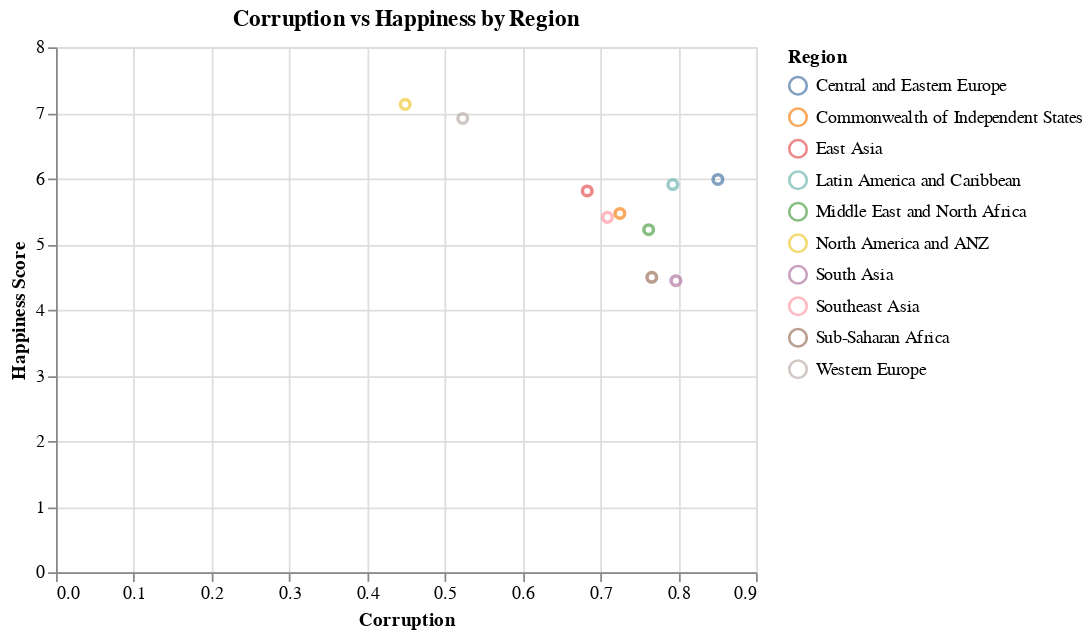

The code cell stored with this chart in its notebook:
### Code cell
alt.Chart(region_df, title='Corruption vs Happiness by Region').mark_point().encode(
    x='Corruption',
    y='Happiness Score',
    color='Region',
    tooltip=['Region', 'Happiness Score', 'Corruption']
)

### Figure 1 — Vega-Lite specification as saved in the notebook (floating-point values rounded to 4 significant figures)
{"config": {"view": {"continuousWidth": 400, "continuousHeight": 300}}, "data": {"name": "data-e355e0cba2976258a6b74d20ea2cf5af"}, "mark": "point", "encoding": {"color": {"type": "nominal", "field": "Region"}, "tooltip": [{"type": "nominal", "field": "Region"}, {"type": "quantitative", "field": "Happiness Score"}, {"type": "quantitative", "field": "Corruption"}], "x": {"type": "quantitative", "field": "Corruption"}, "y": {"type": "quantitative", "field": "Happiness Score"}}, "title": "Corruption vs Happiness by Region", "$schema": "https://vega.github.io/schema/vega-lite/v4.8.1.json", "datasets": {"data-e355e0cba2976258a6b74d20ea2cf5af": [{"Happiness Score": 5.985, "GDP": 10.11, "Life Expectancy": 68.34, "Social support": 0.887, "Freedom": 0.797, "Corruption": 0.851, "Region": "Central and Eastern Europe"}, {"Happiness Score": 5.467, "GDP": 9.402, "Life Expectancy": 65.01, "Social support": 0.872, "Freedom": 0.817, "Corruption": 0.725, "Region": "Commonwealth of Independent States"}, {"Happiness Score": 5.81, "GDP": 10.37, "Life Expectancy": 71.25, "Social support": 0.86, "Freedom": 0.764, "Corruption": 0.683, "Region": "East Asia"}, {"Happiness Score": 5.908, "GDP": 9.37, "Life Expectancy": 67.08, "Social support": 0.839, "Freedom": 0.832, "Corruption": 0.793, "Region": "Latin America and Caribbean"}, {"Happiness Score": 5.22, "GDP": 9.666, "Life Expectancy": 65.61, "Social support": 0.798, "Freedom": 0.716, "Corruption": 0.762, "Region": "Middle East and North Africa"}, {"Happiness Score": 7.129, "GDP": 10.81, "Life Expectancy": 72.33, "Social support": 0.934, "Freedom": 0.899, "Corruption": 0.449, "Region": "North America and ANZ"}, {"Happiness Score": 4.442, "GDP": 8.683, "Life Expectancy": 62.68, "Social support": 0.703, "Freedom": 0.765, "Corruption": 0.797, "Region": "South Asia"}, {"Happiness Score": 5.408, "GDP": 9.421, "Life Expectancy": 64.89, "Social support": 0.82, "Freedom": 0.909, "Corruption": 0.709, "Region": "Southeast Asia"}, {"Happiness Score": 4.494, "GDP": 8.075, "Life Expectancy": 55.89, "Social support": 0.697, "Freedom": 0.723, "Corruption": 0.766, "Region": "Sub-Saharan Africa"}, {"Happiness Score": 6.915, "GDP": 10.82, "Life Expectancy": 73.03, "Social support": 0.914, "Freedom": 0.859, "Corruption": 0.523, "Region": "Western Europe"}]}}
